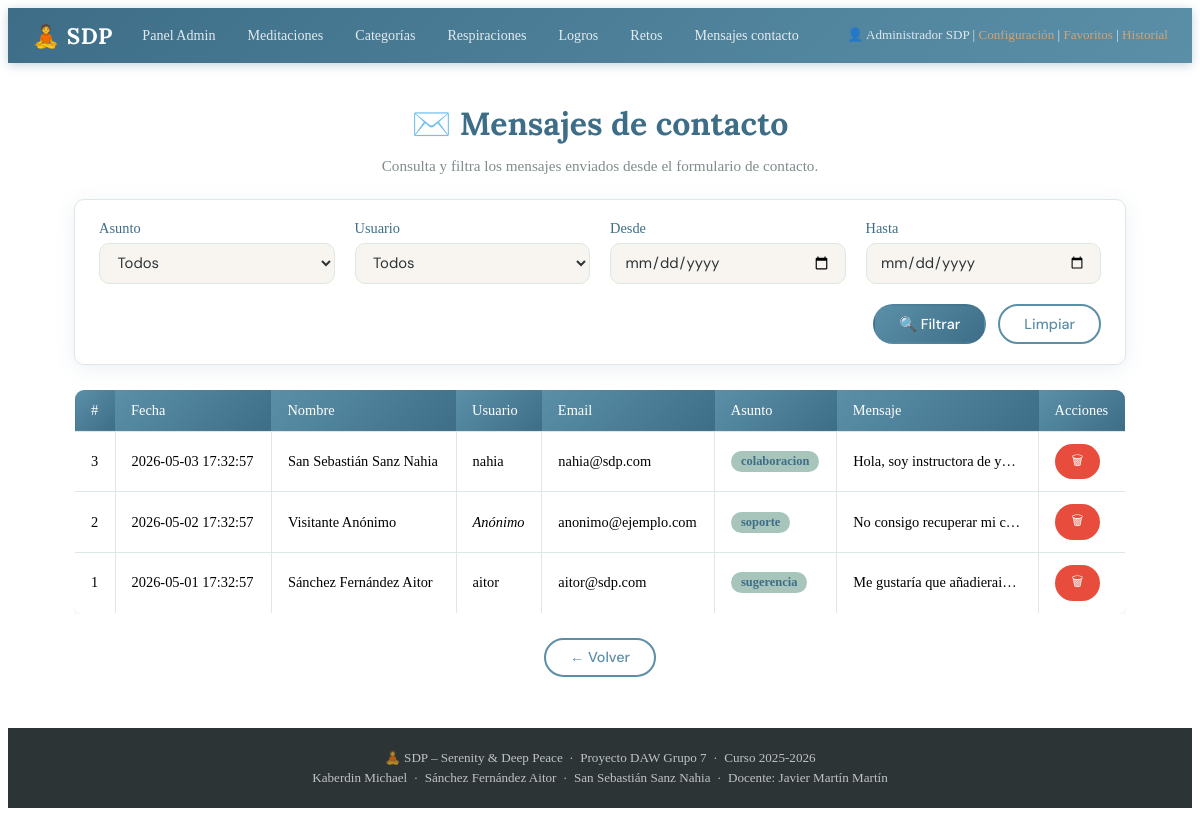
The page /controller/UsuarioController.php?action=listarMensajesContacto (signed in) on the database its author committed.
### tables this page shows
CREATE TABLE IF NOT EXISTS mensajes_contacto (
    id_mensaje   INT AUTO_INCREMENT PRIMARY KEY,
    id_usuario   INT NULL,
    nombre       VARCHAR(120) NOT NULL,
    email        VARCHAR(120) NOT NULL,
    asunto       ENUM('soporte','sugerencia','colaboracion','otro') NOT NULL,
    mensaje      TEXT NOT NULL,
    fecha_envio  DATETIME NOT NULL DEFAULT CURRENT_TIMESTAMP,
    FOREIGN KEY (id_usuario) REFERENCES usuarios(id_usuario) ON DELETE SET NULL
);

CREATE TABLE IF NOT EXISTS usuarios (
    id_usuario      INT AUTO_INCREMENT PRIMARY KEY,
    nombre_usuario  VARCHAR(60)  NOT NULL UNIQUE,
    contrasena_hash VARCHAR(64)  NOT NULL,
    nombre_completo VARCHAR(120) NOT NULL,
    email           VARCHAR(120) NOT NULL,
    edad            TINYINT UNSIGNED,
    genero          ENUM('Hombre','Mujer','Otro'),
    telefono        VARCHAR(20),
    perfil          ENUM('usuario','admin') NOT NULL DEFAULT 'usuario',
    fecha_alta      DATETIME NOT NULL DEFAULT CURRENT_TIMESTAMP
);

### dao/SDPBD.php (called while the page is built, shortened)
<?php
class SDPBD {
    private static $conexion = null;
    private static function conexionBD() {
        $config = parse_ini_file(__DIR__ . "/../config/conf.ini");
        if (self::$conexion === null) {
            self::$conexion = new mysqli(
                $config['server'],
                $config['user'],
                $config['pasw'],
                $config['bd']
            );
        }
        self::$conexion->set_charset("utf8mb4");
        return self::$conexion;
    }
    public static function preparar($conexion, $consulta, ...$parametros) {
        $preparacion = $conexion->prepare($consulta);
        return $preparacion;
    }
    public static function consultaLectura($consulta, ...$parametros) {
        $conexion    = self::conexionBD();
        $preparacion = self::preparar($conexion, $consulta, ...$parametros);
        $preparacion->execute();
        $resultado = $preparacion->get_result();
        if ($resultado->num_rows > 0) {
            return $resultado->fetch_all(MYSQLI_ASSOC);
        }
        return null;
    }
}
?>

### dao/ContactoDAO.php (called while the page is built, shortened)
<?php
require_once(__DIR__ . '/../dao/SDPBD.php');
require_once(__DIR__ . '/../model/MensajeContactoModel.php');
class ContactoDAO {
    private static function filaAModelo($fila) {
        $m = new MensajeContactoModel();
        $m->setIdMensaje($fila['id_mensaje']);
        $m->setIdUsuario($fila['id_usuario'] ?? null);
        if (isset($fila['nombre_usuario'])) {
            $m->setNombreUsuario($fila['nombre_usuario']);
        }
        $m->setNombre($fila['nombre']);
        $m->setEmail($fila['email']);
        $m->setAsunto($fila['asunto']);
        $m->setMensaje($fila['mensaje']);
        $m->setFechaEnvio($fila['fecha_envio']);
        return $m;
    }
    public static function listar($filtro_asunto = null, $filtro_id_usuario = null, $filtro_desde = null, $filtro_hasta = null) {
        $consulta = "SELECT m.*, u.nombre_usuario
                     FROM mensajes_contacto m
                     LEFT JOIN usuarios u ON m.id_usuario = u.id_usuario
                     WHERE 1=1";
        $params = [];
        $consulta .= " ORDER BY m.fecha_envio DESC";
        if (empty($params)) {
            $resultado = SDPBD::consultaLectura($consulta);
        } else {
            $resultado = SDPBD::consultaLectura($consulta, ...$params);
        }
        $mensajes = [];
        if ($resultado) {
            foreach ($resultado as $fila) {
                $mensajes[] = self::filaAModelo($fila);
            }
        }
        return $mensajes;
    }
}
?>

### model/MensajeContactoModel.php (called while the page is built, shortened)
<?php
class MensajeContactoModel {
    private $id_mensaje;
    private $id_usuario;
    private $nombre_usuario;
    private $nombre;
    private $email;
    private $asunto;
    private $mensaje;
    private $fecha_envio;
    public function getIdMensaje()    { return $this->id_mensaje; }
    public function setIdMensaje($v)   { $this->id_mensaje = $v; }
    public function getIdUsuario()       { return $this->id_usuario; }
    public function setIdUsuario($v)    { $this->id_usuario = $v; }
    public function getNombreUsuario()  { return $this->nombre_usuario ?? null; }
    public function setNombreUsuario($v) { $this->nombre_usuario = $v; }
    public function getNombre()      { return $this->nombre; }
    public function setNombre($v)     { $this->nombre = $v; }
    public function getEmail()       { return $this->email; }
    public function setEmail($v)     { $this->email = $v; }
    public function getAsunto()      { return $this->asunto; }
    public function setAsunto($v)    { $this->asunto = $v; }
    public function getMensaje()     { return $this->mensaje; }
    public function setMensaje($v)   { $this->mensaje = $v; }
    public function getFechaEnvio()  { return $this->fecha_envio; }
    public function setFechaEnvio($v) { $this->fecha_envio = $v; }
}
?>

### view/admin/mensajesContactoView.php (the view, shortened to what this page needs)
<?php include __DIR__ . '/../statics/cabeceraView.php'; ?>
<main>
    <h1>✉️ Mensajes de contacto</h1>
    <p class="subtitulo">Consulta y filtra los mensajes enviados desde el formulario de contacto.</p>
    <div class="filtros-card">
        <form method="GET" action="/<?php echo $projectName; ?>/controller/UsuarioController.php">
            <div class="filtros-grid">
                <div class="filtro-campo">
                    <label for="filtro_asunto">Asunto</label>
                    <select id="filtro_asunto" name="filtro_asunto">
                        <option value="">Todos</option>
                    </select>
                </div>
                <div class="filtro-campo">
                    <label for="filtro_usuario">Usuario</label>
                    <select id="filtro_usuario" name="filtro_usuario">
                        <option value="">Todos</option>
                    </select>
                </div>
                <div class="filtro-campo">
                    <label for="filtro_desde">Desde</label>
                    <input type="date" id="filtro_desde" name="filtro_desde" value="<?php echo htmlspecialchars($_GET['filtro_desde'] ?? ''); ?>">
                </div>
                <div class="filtro-campo">
                    <label for="filtro_hasta">Hasta</label>
                    <input type="date" id="filtro_hasta" name="filtro_hasta" value="<?php echo htmlspecialchars($_GET['filtro_hasta'] ?? ''); ?>">
                </div>
            </div>
            <div class="filtros-acciones">
                <button type="submit" class="botones botones-primario">🔍 Filtrar</button>
                <a href="/<?php echo $projectName; ?>/controller/UsuarioController.php?action=listarMensajesContacto" class="botones">Limpiar</a>
            </div>
        </form>
    </div>
    <?php if (empty($mensajes)): ?>
        <p class="texto-vacio">No hay mensajes de contacto<?php echo (isset($_GET['filtro_asunto']) || isset($_GET['filtro_usuario']) || isset($_GET['filtro_desde']) || isset($_GET['filtro_hasta'])) ? ' con los filtros aplicados.' : '.'; ?></p>
    <?php else: ?>
    <div class="tabla-scroll">
        <table class="tabla">
            <thead>
                <tr>
                    <th>#</th>
                    <th>Fecha</th>
                    <th>Nombre</th>
                    <th>Usuario</th>
                    <th>Email</th>
                    <th>Asunto</th>
                    <th>Mensaje</th>
                    <th>Acciones</th>
                </tr>
            </thead>
            <tbody>
                <?php foreach ($mensajes as $m): ?>
                <tr>
                    <td><?php echo $m->getIdMensaje(); ?></td>
                    <td><?php echo htmlspecialchars($m->getFechaEnvio()); ?></td>
                    <td><?php echo htmlspecialchars($m->getNombre()); ?></td>
                    <td><?php echo $m->getIdUsuario() ? htmlspecialchars($m->getNombreUsuario() ?? '-') : '<em>Anónimo</em>'; ?></td>
                    <td><?php echo htmlspecialchars($m->getEmail()); ?></td>
                    <td><span class="badge"><?php echo htmlspecialchars($m->getAsunto()); ?></span></td>
                    <td style="max-width:200px; overflow:hidden; text-overflow:ellipsis; white-space:nowrap;" title="<?php echo htmlspecialchars($m->getMensaje()); ?>"><?php $txt = $m->getMensaje(); echo htmlspecialchars(mb_strlen($txt) > 50 ? mb_substr($txt, 0, 50) . '…' : $txt); ?></td>
                    <td>
                        <form method="POST" action="/<?php echo $projectName; ?>/controller/UsuarioController.php" style="display:inline;"
                              onsubmit="return confirm('¿Eliminar este mensaje?');">
                            <button type="submit" class="botones botones-peligro btn-sm">🗑</button>
                        </form>
                    </td>
                </tr>
                <?php endforeach; ?>
            </tbody>
        </table>
    </div>
    <?php endif; ?>
    <div class="dashboardActions" style="margin-top:1rem;">
        <button class="botones" onclick="history.back()">← Volver</button>
    </div>
</main>
<?php include __DIR__ . '/../statics/pieView.php'; ?>

### assets/css/styles.css (style rules this page uses)
:root { --primario: #5b8fa8; --primario-dk: #3e6e87; --secundario: #a8c5bc; --acento: #d4a373; --fondo: #f8f5f0; --fondo-card: #ffffff; --texto: #2d3436; --texto-muted: #7f8c8d; --borde: #dde8e5; --peligro: #e74c3c; --ok: #27ae60; --sombra: 0 4px 20px rgba(91, 143, 168, .12); --radio: 10px; }
*, *::before, *::after { box-sizing: border-box; }
h1, h2, h3, h4 { font-family: 'Lora', serif; color: var(--primario-dk); margin-top: 0; }
a { color: var(--primario); }
main { grid-area: main; padding: 2.5rem 1.5rem; display: flex; flex-direction: column; align-items: center; max-width: 1100px; margin: 0 auto; width: 100%; }
.subtitulo { color: var(--texto-muted); margin-top: -.5rem; margin-bottom: 1.5rem; font-size: .95rem; }
form { all: unset; width: 100%; display: flex; flex-direction: column; align-items: center; }
.botones { display: inline-block; padding: .55rem 1.5rem; background: var(--fondo-card); color: var(--primario); border: 2px solid var(--primario); border-radius: 25px; font-family: 'DM Sans', sans-serif; font-weight: 500; font-size: .9rem; cursor: pointer; margin-top: .5rem; text-decoration: none; transition: all .2s; }
.botones-primario { background: linear-gradient(135deg, var(--primario), var(--primario-dk)); color: #fff; border-color: transparent; }
.botones-peligro { background: var(--peligro); color: #fff; border-color: transparent; }
.btn-sm { padding: .3rem .9rem; font-size: .82rem; margin-top: 0; }
.dashboardActions { display: flex; flex-wrap: wrap; gap: .7rem; justify-content: center; margin-top: 1.5rem; width: 100%; }
.tabla-scroll { width: 100%; overflow-x: auto; }
.tabla { width: 100%; border-collapse: collapse; background: var(--fondo-card); border: 1px solid var(--borde); border-radius: var(--radio); overflow: hidden; box-shadow: var(--sombra); }
.tabla th, .tabla td { padding: .75rem 1rem; border: 1px solid var(--borde); text-align: left; font-size: .9rem; vertical-align: middle; }
.tabla th { background: linear-gradient(135deg, var(--primario), var(--primario-dk)); color: #fff; font-weight: 500; border: none; }
.badge { display: inline-block; padding: .2rem .6rem; border-radius: 20px; font-size: .78rem; font-weight: 600; background: var(--secundario); color: var(--primario-dk); }
.filtros-card { background: var(--fondo-card); border: 1px solid var(--borde); border-radius: var(--radio); box-shadow: var(--sombra); padding: 1.25rem 1.5rem; margin: 0 auto 1.5rem auto; max-width: 1100px; width: 100%; }
.filtros-card form { align-items: stretch; }
.filtros-grid { display: grid; grid-template-columns: repeat(auto-fit, minmax(180px, 1fr)); gap: 1rem 1.25rem; width: 100%; }
.filtro-campo { display: flex; flex-direction: column; gap: .35rem; min-width: 0; }
.filtro-campo label { font-weight: 500; color: var(--primario-dk); font-size: .9rem; }
.filtro-campo input, .filtro-campo select { padding: .55rem .85rem; border: 1.5px solid var(--borde); border-radius: var(--radio); font-size: .93rem; font-family: 'DM Sans', sans-serif; background: var(--fondo); color: var(--texto); transition: border-color .2s, box-shadow .2s; width: 100%; box-sizing: border-box; }
.filtros-acciones { display: flex; flex-wrap: wrap; gap: .75rem; justify-content: flex-end; margin-top: 1.25rem; }
.filtros-acciones .botones { margin-top: 0; }

### rows shown on the page
mensajes_contacto: id_mensaje "3", fecha_envio "2026-05-03 17:32:57", nombre "San Sebastián Sanz Nahia", id_usuario.nombre_usuario "nahia", email "nahia@sdp.com", asunto "colaboracion", mensaje "Hola, soy instructora de y…"
mensajes_contacto: id_mensaje "2", fecha_envio "2026-05-02 17:32:57", nombre "Visitante Anónimo", email "anonimo@ejemplo.com", asunto "soporte", mensaje "No consigo recuperar mi c…"
mensajes_contacto: id_mensaje "1", fecha_envio "2026-05-01 17:32:57", nombre "Sánchez Fernández Aitor", id_usuario.nombre_usuario "aitor", email "aitor@sdp.com", asunto "sugerencia", mensaje "Me gustaría que añadierais…"

### other values the page prints
$_SESSION['nombre_completo'] "Administrador SDP"
